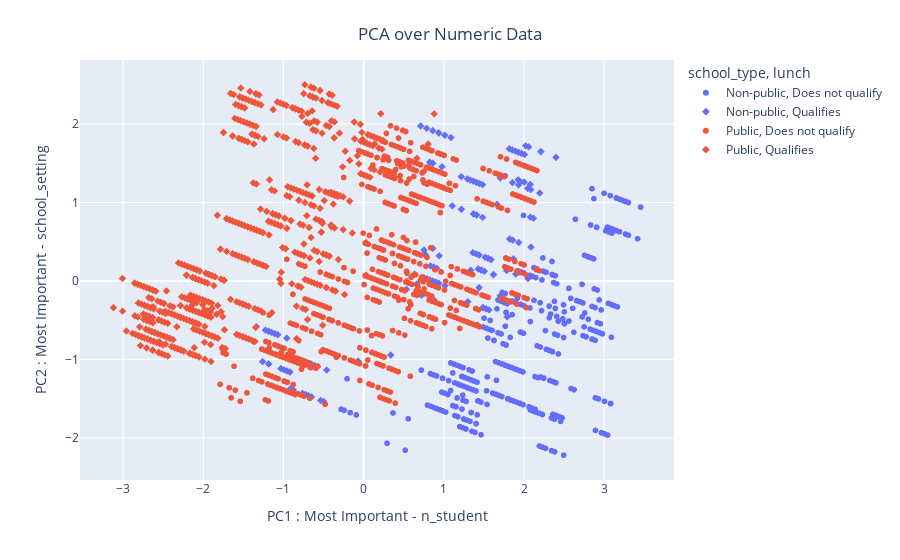

Write notebook code for a chart like this one.
### Markdown cell above
We can see that the GPA of classes with 23 students or less are above 60 (passing grade). However, the spearman correlation coefficient between the two groups seems to be very low. We can have an hypothesis test on whether the difference of GPA between classes of 23 and less students is significant of class with 24 and more students.

### Code cell
est = plot_decomposition(est=PCA(n_components=2, svd_solver='full'), data=df, color='school_type', marker='lunch',
                         return_estimator=True, title='PCA over Numeric Data', dim=2,
                         drop_columns=['school', 'classroom'], drop_color=False, exclude_dtypes=None)

### Figure 1 — Plotly figure (JSON) as saved in the notebook; plotly's stock layout.template omitted (floating-point values rounded to 4 significant figures; data arrays with more than 128 entries replaced by an {"elided": "..."} marker saying what was removed)
{"data": [{"customdata": {"elided": "393x7 mixed values"}, "hovertemplate": "school_type=%{customdata[1]}<br>lunch=%{customdata[5]}<br>PC1 : Most Important - n_student=%{x}<br>PC2 : Most Important - school_setting=%{y}<br>school_setting=%{customdata[0]}<br>teaching_method=%{customdata[2]}<br>n_student=%{customdata[3]}<br>gender=%{customdata[4]}<br>posttest=%{customdata[6]}<extra></extra>", "legendgroup": "Non-public, Does not qualify", "marker": {"color": "#636efa", "symbol": "circle"}, "mode": "markers", "name": "Non-public, Does not qualify", "showlegend": true, "type": "scattergl", "x": {"elided": "393 float values"}, "xaxis": "x", "y": {"elided": "393 float values"}, "yaxis": "y"}, {"customdata": {"elided": "158x7 mixed values"}, "hovertemplate": "school_type=%{customdata[1]}<br>lunch=%{customdata[5]}<br>PC1 : Most Important - n_student=%{x}<br>PC2 : Most Important - school_setting=%{y}<br>school_setting=%{customdata[0]}<br>teaching_method=%{customdata[2]}<br>n_student=%{customdata[3]}<br>gender=%{customdata[4]}<br>posttest=%{customdata[6]}<extra></extra>", "legendgroup": "Non-public, Qualifies", "marker": {"color": "#636efa", "symbol": "diamond"}, "mode": "markers", "name": "Non-public, Qualifies", "showlegend": true, "type": "scattergl", "x": {"elided": "158 float values"}, "xaxis": "x", "y": {"elided": "158 float values"}, "yaxis": "y"}, {"customdata": {"elided": "822x7 mixed values"}, "hovertemplate": "school_type=%{customdata[1]}<br>lunch=%{customdata[5]}<br>PC1 : Most Important - n_student=%{x}<br>PC2 : Most Important - school_setting=%{y}<br>school_setting=%{customdata[0]}<br>teaching_method=%{customdata[2]}<br>n_student=%{customdata[3]}<br>gender=%{customdata[4]}<br>posttest=%{customdata[6]}<extra></extra>", "legendgroup": "Public, Does not qualify", "marker": {"color": "#EF553B", "symbol": "circle"}, "mode": "markers", "name": "Public, Does not qualify", "showlegend": true, "type": "scattergl", "x": {"elided": "822 float values"}, "xaxis": "x", "y": {"elided": "822 float values"}, "yaxis": "y"}, {"customdata": {"elided": "760x7 mixed values"}, "hovertemplate": "school_type=%{customdata[1]}<br>lunch=%{customdata[5]}<br>PC1 : Most Important - n_student=%{x}<br>PC2 : Most Important - school_setting=%{y}<br>school_setting=%{customdata[0]}<br>teaching_method=%{customdata[2]}<br>n_student=%{customdata[3]}<br>gender=%{customdata[4]}<br>posttest=%{customdata[6]}<extra></extra>", "legendgroup": "Public, Qualifies", "marker": {"color": "#EF553B", "symbol": "diamond"}, "mode": "markers", "name": "Public, Qualifies", "showlegend": true, "type": "scattergl", "x": {"elided": "760 float values"}, "xaxis": "x", "y": {"elided": "760 float values"}, "yaxis": "y"}], "layout": {"coloraxis": {"colorbar": {"x": -0.25, "y": 1, "yanchor": "top"}}, "legend": {"title": {"text": "school_type, lunch"}, "tracegroupgap": 0}, "margin": {"t": 60}, "title": {"text": "PCA over Numeric Data", "x": 0.5, "xanchor": "center", "y": 0.95, "yanchor": "top"}, "xaxis": {"anchor": "y", "domain": [0, 1], "title": {"text": "PC1 : Most Important - n_student"}}, "yaxis": {"anchor": "x", "domain": [0, 1], "title": {"text": "PC2 : Most Important - school_setting"}}}}
